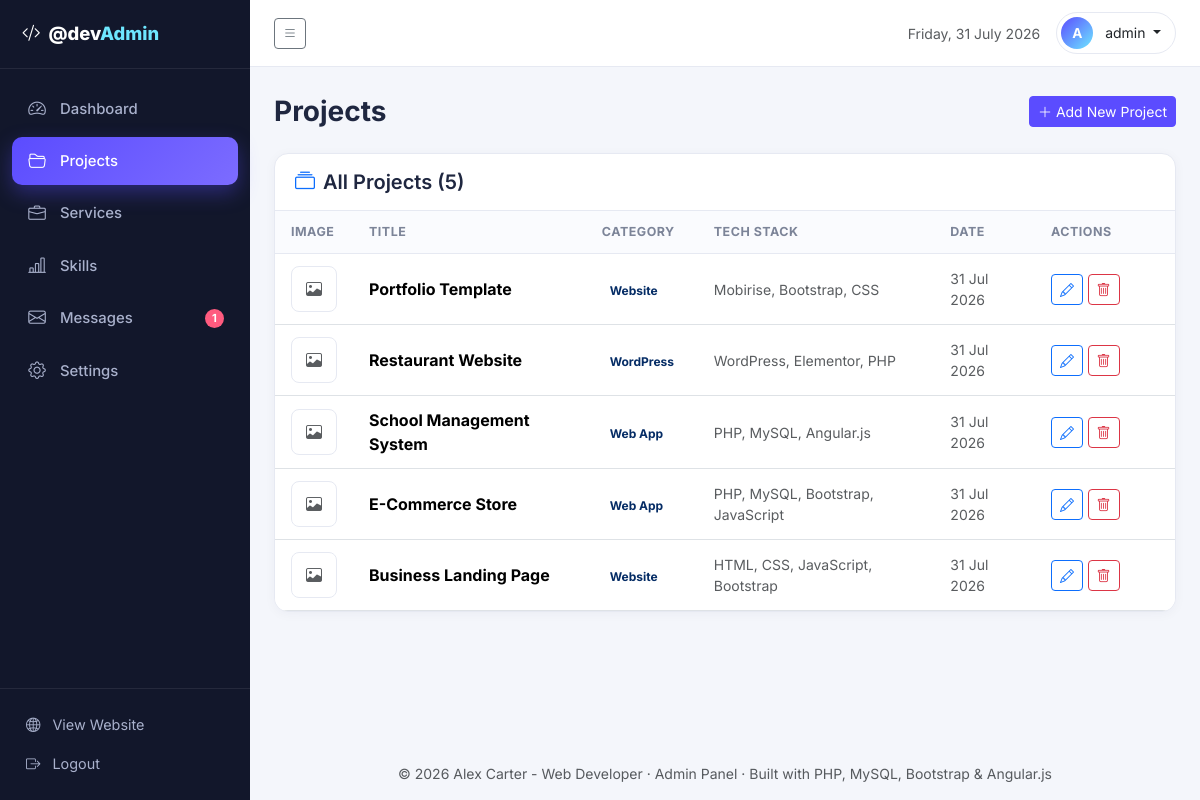
The app's page /admin/projects.php (signed in) with its own data.
### tables this page shows
CREATE TABLE projects (
  id INT AUTO_INCREMENT PRIMARY KEY,
  title VARCHAR(190) NOT NULL,
  category VARCHAR(100) NOT NULL,
  tech_stack VARCHAR(255) NOT NULL,
  description TEXT,
  image VARCHAR(255) DEFAULT NULL,
  url VARCHAR(255) DEFAULT NULL,
  created_at TIMESTAMP DEFAULT CURRENT_TIMESTAMP
);

### includes/config.php (called while the page is built, shortened)
<?php
function db(): mysqli
{
    static $conn = null;
    if ($conn === null) {
        try {
            $conn = new mysqli(DB_HOST, DB_USER, DB_PASS, DB_NAME);
            $conn->set_charset('utf8mb4');
        } catch (mysqli_sql_exception $e) {
            http_response_code(500);
            die('Database connection failed. Please import database.sql first. Error: ' . htmlspecialchars($e->getMessage()));
        }
    }
    return $conn;
}

### includes/functions.php (called while the page is built, shortened)
<?php
function e(?string $value): string
{
    return htmlspecialchars((string)$value, ENT_QUOTES, 'UTF-8');
}
function get_setting(string $key, string $default = ''): string
{
    static $cache = null;
    if ($cache === null) {
        $cache = [];
        try {
            $result = db()->query('SELECT setting_key, setting_value FROM settings');
            while ($row = $result->fetch_assoc()) {
                $cache[$row['setting_key']] = (string)$row['setting_value'];
            }
        } catch (Exception $ex) {
            $cache = [];
        }
    }
    return array_key_exists($key, $cache) && $cache[$key] !== '' ? $cache[$key] : $default;
}
function fetch_all(string $sql, string $types = '', array $params = []): array
{
    $stmt = db()->prepare($sql);
    if ($params) {
        $stmt->bind_param($types, ...$params);
    }
    $stmt->execute();
    return $stmt->get_result()->fetch_all(MYSQLI_ASSOC);
}
function fetch_one(string $sql, string $types = '', array $params = []): ?array
{
    $rows = fetch_all($sql, $types, $params);
    return $rows[0] ?? null;
}
function format_date(?string $date): string
{
    return date('d M Y', strtotime($date));
}

### admin/includes/auth.php (called while the page is built, shortened)
<?php
require_once __DIR__ . '/../../includes/config.php';
require_once __DIR__ . '/../../includes/functions.php';
function current_admin(): ?array
{
    return fetch_one('SELECT id, username, email FROM admin_users WHERE id = ?', 'i', [(int)$_SESSION['admin_id']]);
}

### admin/projects.php (the view, shortened to what this page needs)
<?php
require_once __DIR__ . '/includes/header.php';
$editing = null;
$projects = fetch_all('SELECT * FROM projects ORDER BY id DESC');
?>
<div class="d-flex justify-content-between align-items-center flex-wrap gap-2 mb-4">
  <h1 class="h3 fw-bold mb-0">Projects</h1>
  <button class="btn btn-primary btn-sm" data-bs-toggle="collapse" data-bs-target="#projectForm" aria-expanded="<?php echo $editing ? 'true' : 'false'; ?>">
    <i class="bi bi-plus-lg me-1"></i><?php echo $editing ? 'Edit Project' : 'Add New Project'; ?>
  </button>
</div>
<div class="panel">
  <div class="panel-head"><h5 class="mb-0 fw-semibold"><i class="bi bi-collection me-2 text-primary"></i>All Projects (<?php echo count($projects); ?>)</h5></div>
  <div class="panel-body p-0">
    <div class="table-responsive">
      <table class="table table-hover align-middle mb-0 admin-table">
        <thead>
          <tr>
            <th style="width:70px">Image</th>
            <th>Title</th>
            <th>Category</th>
            <th>Tech Stack</th>
            <th>Date</th>
            <th style="width:140px">Actions</th>
          </tr>
        </thead>
        <tbody>
          <?php foreach ($projects as $p): ?>
            <tr>
              <td>
                <?php if ($p['image']): ?>
                  <img src="<?php echo SITE_URL . '/admin/uploads/' . e($p['image']); ?>" alt="" class="thumb-sm">
                <?php else: ?>
                  <span class="thumb-sm d-inline-flex align-items-center justify-content-center text-muted" style="background:var(--bg-card)"><i class="bi bi-image"></i></span>
                <?php endif; ?>
              </td>
              <td><strong><?php echo e($p['title']); ?></strong></td>
              <td><span class="badge text-bg-primary-subtle text-primary-emphasis"><?php echo e($p['category']); ?></span></td>
              <td class="small text-muted"><?php echo e($p['tech_stack']); ?></td>
              <td class="small text-muted"><?php echo format_date($p['created_at']); ?></td>
              <td>
                <a href="projects.php?edit=<?php echo $p['id']; ?>" class="btn btn-sm btn-outline-primary" title="Edit"><i class="bi bi-pencil"></i></a>
                <form method="post" class="d-inline" onsubmit="return confirm('Delete this project?');">
                  <button type="submit" class="btn btn-sm btn-outline-danger" title="Delete"><i class="bi bi-trash"></i></button>
                </form>
              </td>
            </tr>
          <?php endforeach; ?>
        </tbody>
      </table>
    </div>
  </div>
</div>
<?php require_once __DIR__ . '/includes/footer.php'; ?>

### admin/includes/header.php (shortened to what this page needs)
<?php
require_once __DIR__ . '/auth.php';
$adminUser = current_admin();
$activePage = basename($_SERVER['PHP_SELF']);
?>
<!DOCTYPE html>
<html lang="en">
<head>
  <title>Admin Panel | <?php echo e(get_setting('site_title', 'Portfolio')); ?></title>
  <link href="https://cdn.jsdelivr.net/npm/bootstrap@5.3.3/dist/css/bootstrap.min.css" rel="stylesheet">
  <link rel="stylesheet" href="https://cdn.jsdelivr.net/npm/bootstrap-icons@1.11.3/font/bootstrap-icons.min.css">
  <link rel="stylesheet" href="assets/css/admin.css">
</head>
<body>
<div class="admin-wrapper">
  <aside class="sidebar" id="sidebar">
    <div class="sidebar-brand">
      <a href="dashboard.php" class="text-white text-decoration-none"><i class="bi bi-code-slash me-2"></i>&#64;dev<span class="brand-accent">Admin</span></a>
    </div>
    <nav class="sidebar-nav">
      <a href="dashboard.php" class="<?php echo $activePage === 'dashboard.php' ? 'active' : ''; ?>"><i class="bi bi-speedometer2"></i> Dashboard</a>
      <a href="projects.php" class="<?php echo $activePage === 'projects.php' ? 'active' : ''; ?>"><i class="bi bi-folder2-open"></i> Projects</a>
      <a href="services.php" class="<?php echo $activePage === 'services.php' ? 'active' : ''; ?>"><i class="bi bi-briefcase"></i> Services</a>
      <a href="skills.php" class="<?php echo $activePage === 'skills.php' ? 'active' : ''; ?>"><i class="bi bi-bar-chart-line"></i> Skills</a>
      <a href="messages.php" class="<?php echo $activePage === 'messages.php' ? 'active' : ''; ?>">
        <i class="bi bi-envelope"></i> Messages
        <?php $unread = (int)(db()->query('SELECT COUNT(*) c FROM messages WHERE is_read = 0')->fetch_assoc()['c'] ?? 0); ?>
        <?php if ($unread > 0): ?><span class="badge badge-unread"><?php echo $unread; ?></span><?php endif; ?>
      </a>
      <a href="settings.php" class="<?php echo $activePage === 'settings.php' ? 'active' : ''; ?>"><i class="bi bi-gear"></i> Settings</a>
    </nav>
    <div class="sidebar-footer">
      <a href="../index.php" target="_blank"><i class="bi bi-globe2"></i> View Website</a>
      <a href="logout.php"><i class="bi bi-box-arrow-right"></i> Logout</a>
    </div>
  </aside>
  <div class="main-area">
    <header class="topbar">
      <button class="btn btn-sm btn-outline-secondary sidebar-toggle" id="sidebarToggle" aria-label="Toggle sidebar"><i class="bi bi-list"></i></button>
      <div class="ms-auto d-flex align-items-center gap-3">
        <span class="topbar-date small text-muted d-none d-md-inline"><?php echo date('l, d F Y'); ?></span>
        <div class="dropdown">
          <button class="btn btn-sm dropdown-toggle admin-avatar-btn" data-bs-toggle="dropdown" aria-expanded="false">
            <span class="admin-avatar"><?php echo strtoupper(substr($adminUser['username'] ?? 'A', 0, 1)); ?></span>
            <span class="d-none d-md-inline"><?php echo e($adminUser['username'] ?? 'Admin'); ?></span>
          </button>
        </div>
      </div>
    </header>
    <main class="content">

### admin/includes/footer.php (shortened to what this page needs)
    </main>
    <footer class="admin-footer text-center text-muted small py-3">
      © <?php echo date('Y'); ?> <?php echo e(get_setting('site_title', 'Portfolio')); ?> · Admin Panel · Built with PHP, MySQL, Bootstrap &amp; Angular.js
    </footer>
  </div>
</div>
</body>
</html>

### admin/assets/css/admin.css (style rules this page uses)
:root { --admin-bg: #f4f6fb; --admin-sidebar: #12172b; --admin-sidebar-hover: #1c2340; --admin-primary: #5b4cff; --admin-text: #1f2740; --admin-border: #e6e9f2; }
* { font-family: 'Inter', sans-serif; }
body { background: var(--admin-bg); color: var(--admin-text); }
.admin-wrapper { display: flex; min-height: 100vh; }
.sidebar { width: 250px; min-height: 100vh; background: var(--admin-sidebar); display: flex; flex-direction: column; position: fixed; top: 0; bottom: 0; left: 0; z-index: 1040; transition: margin-left .25s ease; }
.sidebar-brand { padding: 20px 22px; font-weight: 800; font-size: 1.15rem; border-bottom: 1px solid rgba(255, 255, 255, .08); }
.brand-accent { color: #6ee7ff; }
.sidebar-nav { flex: 1; padding: 16px 12px; }
.sidebar-nav a { display: flex; align-items: center; gap: 12px; color: #a9b1cc; text-decoration: none; padding: 11px 14px; border-radius: 10px; margin-bottom: 4px; font-weight: 500; font-size: .93rem; transition: all .2s ease; }
.sidebar-nav a i { font-size: 1.1rem; width: 22px; text-align: center; }
.sidebar-nav a.active { background: linear-gradient(135deg, var(--admin-primary), #7c6cff); color: #fff; box-shadow: 0 8px 20px rgba(91, 76, 255, .35); }
.badge-unread { margin-left: auto; background: #ff5b7f; color: #fff; border-radius: 20px; font-weight: 700; }
.sidebar-footer { padding: 16px 12px; border-top: 1px solid rgba(255, 255, 255, .08); }
.sidebar-footer a { display: flex; align-items: center; gap: 12px; color: #a9b1cc; text-decoration: none; padding: 9px 14px; border-radius: 10px; font-size: .9rem; }
.main-area { flex: 1; margin-left: 250px; display: flex; flex-direction: column; min-height: 100vh; transition: margin-left .25s ease; }
.topbar { background: #fff; border-bottom: 1px solid var(--admin-border); padding: 12px 24px; display: flex; align-items: center; position: sticky; top: 0; z-index: 1030; }
.admin-avatar-btn { border: 1px solid var(--admin-border); border-radius: 30px; padding: 4px 14px 4px 4px; }
.admin-avatar { display: inline-flex; align-items: center; justify-content: center; width: 32px; height: 32px; border-radius: 50%; background: linear-gradient(135deg, var(--admin-primary), #6ee7ff); color: #fff; font-weight: 700; margin-right: 8px; font-size: .85rem; }
.content { flex: 1; padding: 28px 24px; }
.panel { background: #fff; border: 1px solid var(--admin-border); border-radius: 14px; box-shadow: 0 2px 12px rgba(23, 32, 70, .04); overflow: hidden; }
.panel-head { padding: 16px 20px; border-bottom: 1px solid var(--admin-border); }
.panel-body { padding: 20px; }
.admin-table thead th { font-size: .78rem; text-transform: uppercase; letter-spacing: .5px; color: #7c8498; background: #fafbfe; font-weight: 700; border-bottom: 1px solid var(--admin-border); padding: 12px 16px; }
.admin-table tbody td { padding: 12px 16px; vertical-align: middle; }
.thumb-sm { width: 46px; height: 46px; object-fit: cover; border-radius: 8px; border: 1px solid var(--admin-border); }
.btn-primary { background: var(--admin-primary); border-color: var(--admin-primary); }

### records on screen
projects: title "Portfolio Template", category "Website", tech_stack "Mobirise, Bootstrap, CSS", created_at "31 Jul 2026"
projects: title "Restaurant Website", category "WordPress", tech_stack "WordPress, Elementor, PHP", created_at "31 Jul 2026"
projects: title "School Management System", category "Web App", tech_stack "PHP, MySQL, Angular.js", created_at "31 Jul 2026"
projects: title "E-Commerce Store", category "Web App", tech_stack "PHP, MySQL, Bootstrap, JavaScript", created_at "31 Jul 2026"
projects: title "Business Landing Page", category "Website", tech_stack "HTML, CSS, JavaScript, Bootstrap", created_at "31 Jul 2026"

### other values on screen
$unread "1"
substr($adminUser['username'] ?? 'A', 0, 1) "A"
$adminUser['username'] "admin"
count($projects) "5"
get_setting('site_title', 'Portfolio') "Alex Carter - Web Developer"
